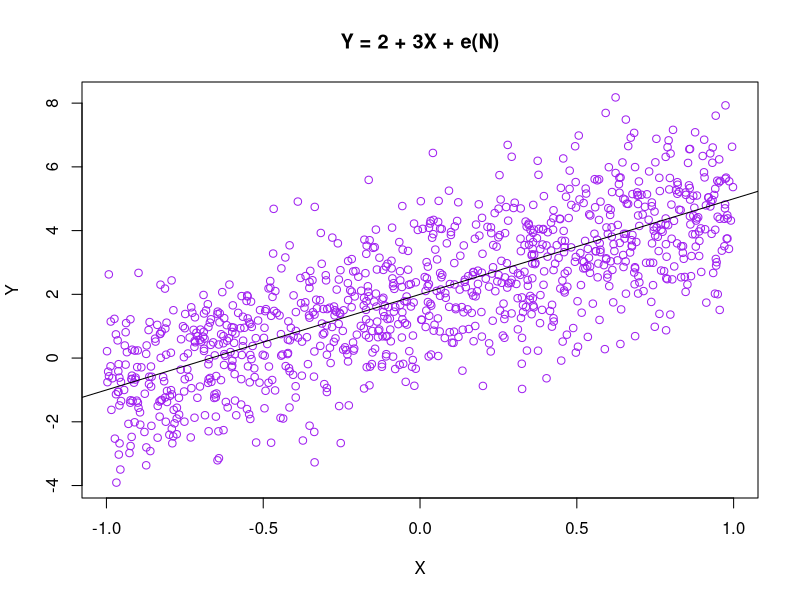
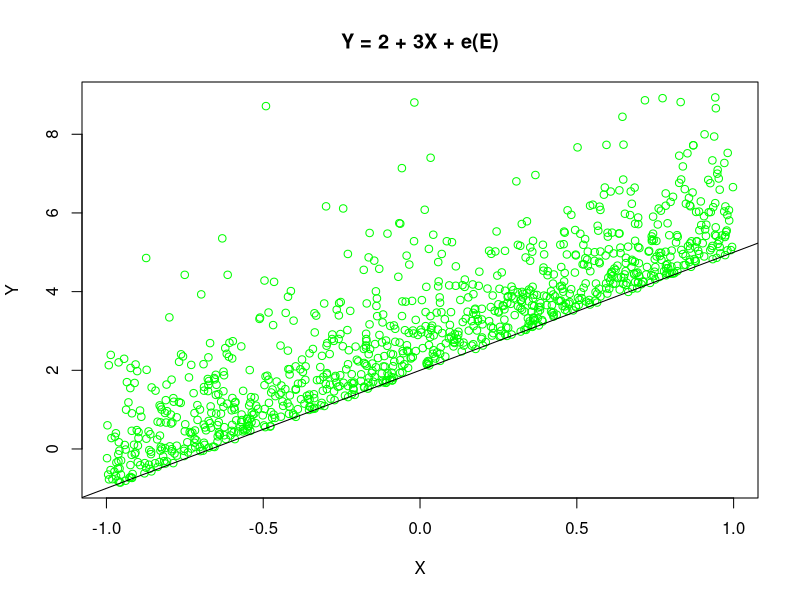

These charts were generated, in order, by the following R code:
# QUESTION 4

# Y = a + bX + e, a = 2, b = 3 and 3 follows N(0, sigma^2), sigma^2>=0
# heteroscedasticity - not constant variance

a = 2
b = 3

X <- runif(1000, min = -1, max = 1)

sigma_squared_1 <- 2
sigma_squared_2 <- 2
e_1 <- rnorm(500, mean = 0, sd = sqrt(sigma_squared_1))
e_2 <- rnorm(500, mean = 0, sd = sqrt(sigma_squared_2))

Y_1 = a +b*X
Y_1[1:500] <- Y_1[1:500] + e_1 
Y_1[501:1000] <- Y_1[501:1000] + e_2

plot(
  X, Y_1, 
  main = "Y = 2 + 3X + e(N)",
  xlab = "X",
  ylab = "Y",
  col="purple"
)
abline(a = a, b = b, col = "black")

rate <- 1
e <- rexp(1000, rate = rate)
Y_2 = a +b*X + e

plot(
  X, Y_2, 
  main = "Y = 2 + 3X + e(E)",
  xlab = "X",
  ylab = "Y",
  col="green"
  
)
abline(a = a, b = b, col = "black")

# QUESTION 5
if (!require("fitdistrplus")) install.packages("fitdistrplus")
library(fitdistrplus)

set.seed(123)

rate <- 0.5
X_1 <- rexp(100, rate = rate)
n <- length(X_1)

# H_0: theta (true parameter) = theta_0
# for exponential, MLE for lambda is 1/mean(X)

# Fit the exponential distribution to X_1 using MLE
fit_exp <- fitdist(X_1, "exp", method = "mle")

# Extract the MLE for the rate parameter (lambda)
lambda_mle <- fit_exp$estimate[1]  # Access the first element (lambda)

# Print the MLE
cat("MLE for lambda (rate parameter) of X_1 using fitdistrplus: ", lambda_mle)

lambda_0 = 0.5
fisher = 1/(lambda_mle^2)
cat("Fisher info: ", fisher)
total_fisher = n*fisher
cat("Total Fisher info: ", total_fisher)

t_w = (lambda_mle - lambda_0)^2*total_fisher
cat("Wald statistic for H0: lambda = 0: ", t_w)

df <- 1
p_value <- 1 - pchisq(t_w, df = df, lower.tail = FALSE)
cat("p-value for Wald test: ", p_value)

t_lr = -2*(0-(-n*lambda_mle+lambda_mle*sum(X_1)))
cat("Loglikelihood ration statistic for H0: lambda = 0: ", t_lr)

df <- 1
p_value <- 1 - pchisq(t_lr, df = df, lower.tail = FALSE)
cat("p-value for Likelihood Ratio test: ", p_value)

s_n = (n/lambda_0)-sum(X_1)
fisher_0 = 1/lambda_0
total_fisher_0 = n*fisher_0
t_s = s_n^2/total_fisher

df <- 1
p_value <- 1 - pchisq(t_s, df = df, lower.tail = FALSE)
cat("p-value for Likelihood Ratio test: ", p_value)
